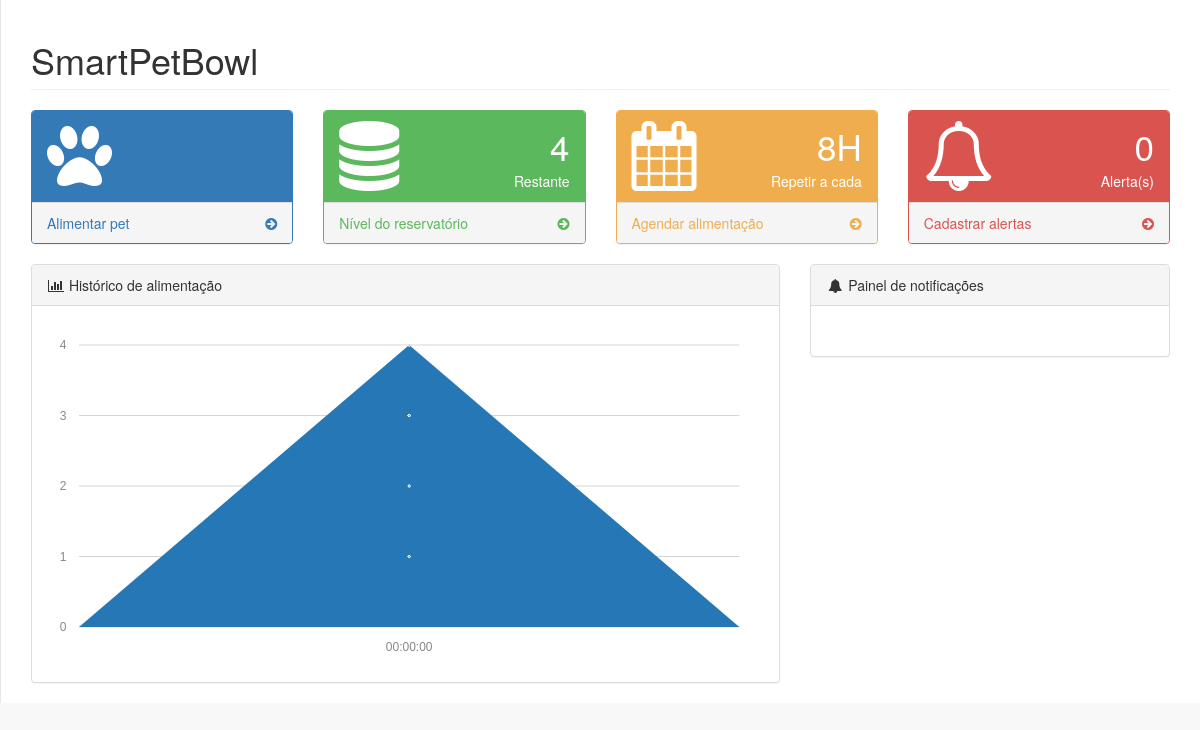
Before: / with the older database file.
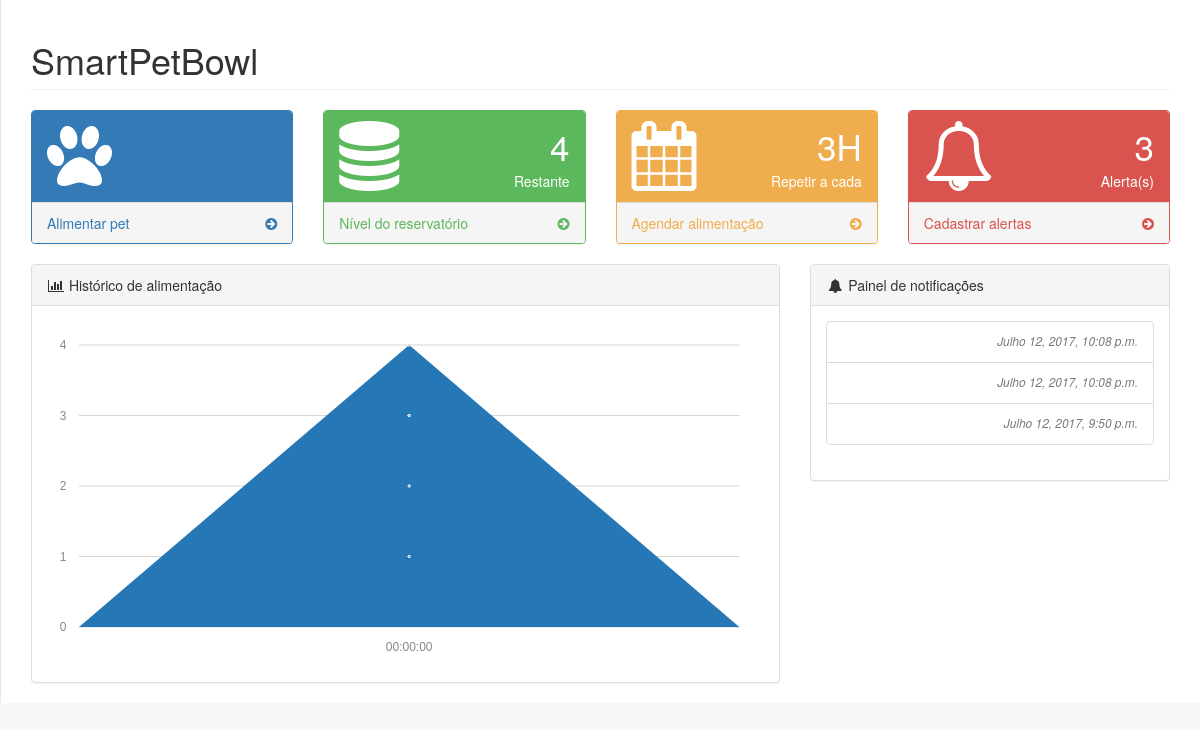
After: the same page with the newer database file.
### core/models.py (models this page shows)
class Reservatorio (models.Model):
	nivel = models.IntegerField ('Nivel')
	period = models.DateTimeField('Coletado em', auto_now_add=True)
	class Meta:
		verbose_name = 'Reservatório'
		verbose_name_plural = 'Coletas do reservatório'
		ordering = ['period']

class Agenda (models.Model):
	agenda = models.IntegerField ('A cada ')
	period = models.DateTimeField('Agendado em', auto_now_add=True)
	class Meta:
		verbose_name = 'Agendamento da dieta'
		verbose_name_plural = 'Histórico de agendamento'
		ordering = ['period']

class Alerta (models.Model):
	email = models.EmailField ('Email')
	created = models.DateTimeField('Cadastrado em', auto_now_add=True)
	title = models.CharField ('Titulo', max_length=100, blank=True)
	content = models.CharField ('Conteudo', max_length=500, blank=True)
	period = models.DateTimeField ('Enviado em', auto_now=True)
	class Meta:
		verbose_name = 'Cadastro de alertas'
		verbose_name_plural = 'Histórico de cadastro de alertas'
		ordering = ['period']

### core/views.py (the view)
# urls.py: url(r'^$', index),
def index (request):
	if request.method == 'POST':
		form_reservatorio = ReservatorioForm(request.POST)
		form_agenda = AgendaForm(request.POST)
		form_alerta = AlertaForm (request.POST)
		if form_reservatorio.is_valid():
			nivel = form_reservatorio.cleaned_data['nivel']
			Reservatorio.objects.create(nivel = nivel)
		if form_agenda.is_valid():
			agenda = form_agenda.cleaned_data['agenda']
			Agenda.objects.create(agenda = agenda)
		if form_alerta.is_valid():
			email = form_alerta.cleaned_data ['email']
			Alerta.objects.create(email = email)
	else:
		form_reservatorio = ReservatorioForm()
		form_agenda = AgendaForm()
		form_alerta = AlertaForm()
	reservatorio = Reservatorio.objects.latest ('period')
	agenda = Agenda.objects.latest ('period')
	alertas = Alerta.objects.all().order_by('-id')[:10]
	context = {
		'reservatorio' : reservatorio,
		'agenda' : agenda,
		'form_reservatorio' : form_reservatorio,
		'form_agenda' : form_agenda,
		'form_alerta' : form_alerta,
		'alertas' : alertas,
	}
	return render(request, 'index.html', context)

### core/templates/index.html (shortened to what this page needs)
{% load static %}
<!DOCTYPE html>
<html lang="pt-br">
<head>
    <link href="{% static '/vendor/bootstrap/css/bootstrap.min.css' %}" rel="stylesheet">
    <link href="{% static '/vendor/metisMenu/metisMenu.min.css' %}" rel="stylesheet">
    <link href="{% static '/dist/css/sb-admin-2.css' %}" rel="stylesheet">
    <link href="{% static '/vendor/morrisjs/morris.css' %}" rel="stylesheet">
    <link href="{% static '/vendor/font-awesome/css/font-awesome.min.css' %}" rel="stylesheet" type="text/css">
</head>
<body>
    <div id="wrapper">
        <div id="page-wrapper">
            <div class="row">
                <div class="col-lg-12">
                    <h1 class="page-header">SmartPetBowl</h1>
                </div>
            </div>
            <div class="row">
                <div class="col-lg-3 col-md-6">
                    <div class="panel panel-primary">
                        <div class="panel-heading">
                            <div class="row">
                                <div class="col-xs-3">
                                    <i class="fa fa-paw fa-5x"></i>
                                </div>
                            </div>
                        </div>
                        <a id='el' href="#" data-toggle="modal" data-target="#modal">
                            <div class="panel-footer">
                                <span class="pull-left">Alimentar pet</span>
                                <span class="pull-right"><i class="fa fa-arrow-circle-right"></i></span>
                                <div class="clearfix"></div>
                            </div>
                        </a>
                    </div>
                </div>
                <div class="col-lg-3 col-md-6">
                    <div class="panel panel-green">
                        <div class="panel-heading">
                            <div class="row">
                                <div class="col-xs-3">
                                    <i class="fa fa-database fa-5x"></i>
                                </div>
                                <div class="col-xs-9 text-right">
                                    <div class="huge">{{ reservatorio.nivel }}</div>
                                    <div>Restante</div>
                                </div>
                            </div>
                        </div>
                        <a href="#" data-toggle="modal" data-target="#modal-reservatorio">
                            <div class="panel-footer">
                                <span class="pull-left">Nível do reservatório</span>
                                <span class="pull-right"><i class="fa fa-arrow-circle-right"></i></span>
                                <div class="clearfix"></div>
                            </div>
                        </a>
                    </div>
                </div>
                <div class="col-lg-3 col-md-6">
                    <div class="panel panel-yellow">
                        <div class="panel-heading">
                            <div class="row">
                                <div class="col-xs-3">
                                    <i class="fa fa-calendar fa-5x"></i>
                                </div>
                                <div class="col-xs-9 text-right">
                                    <div class="huge">{{ agenda.agenda }}H</div>
                                    <div>Repetir a cada</div>
                                </div>
                            </div>
                        </div>
                        <a href="#" data-toggle="modal" data-target="#modal-agenda">
                            <div class="panel-footer">
                                <span class="pull-left">Agendar alimentação</span>
                                <span class="pull-right"><i class="fa fa-arrow-circle-right"></i></span>
                                <div class="clearfix"></div>
                            </div>
                        </a>
                    </div>
                </div>
                <div class="col-lg-3 col-md-6">
                    <div class="panel panel-red">
                        <div class="panel-heading">
                            <div class="row">
                                <div class="col-xs-3">
                                    <i class="fa fa-bell-o fa-5x"></i>
                                </div>
                                <div class="col-xs-9 text-right">
                                    <div class="huge">{{ alertas.count }}</div>
                                    <div>Alerta(s)</div>
                                </div>
                            </div>
                        </div>
                        <a href="#" data-toggle="modal" data-target="#modal-alerta">
                            <div class="panel-footer">
                                <span class="pull-left">Cadastrar alertas</span>
                                <span class="pull-right"><i class="fa fa-arrow-circle-right"></i></span>
                                <div class="clearfix"></div>
                            </div>
                        </a>
                    </div>
                </div>
            </div>
            <div class="row">
                <div class="col-lg-8">
                    <div class="panel panel-default">
                        <div class="panel-heading">
                            <i class="fa fa-bar-chart-o fa-fw"></i> Histórico de alimentação
                        </div>
                        <div class="panel-body">
                            <div id="morris-area-chart"></div>
                        </div>
                    </div>
            </div>
                <div class="col-lg-4">
                    <div class="panel panel-default">
                        <div class="panel-heading">
                            <i class="fa fa-bell fa-fw"></i> Painel de notificações
                        </div>
                        <div class="panel-body">
                            <div class="list-group">
                                {% for alerta in alertas %}
                                    <a href="#" class="list-group-item">
                                        <span class="pull-right text-muted small"><em>{{ alerta.period }}</em>
                                        </span>
                                    </a>
                                {% endfor %}
                            </div>
                        </div>
        </div>
    </div>
</body>
</html>

Changed rows visible on the page:
removed Agenda: agenda "8"
now on this page (row edited): Agenda: agenda "3"
added Alerta: period "Julho 12, 2017, 10:08 p.m."
added Alerta: period "Julho 12, 2017, 10:08 p.m."
added Alerta: period "Julho 12, 2017, 9:50 p.m."
Other visible differences:
{{ alertas.count }}: "0" → "3"
